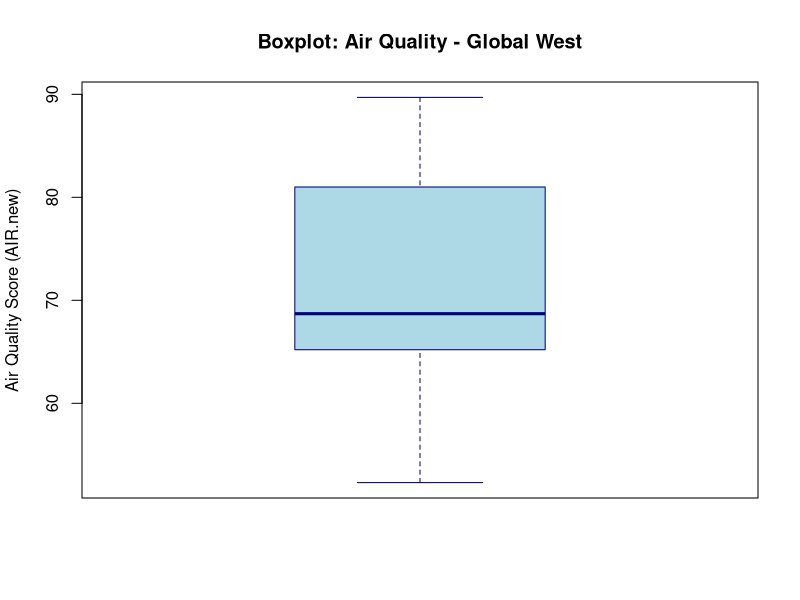
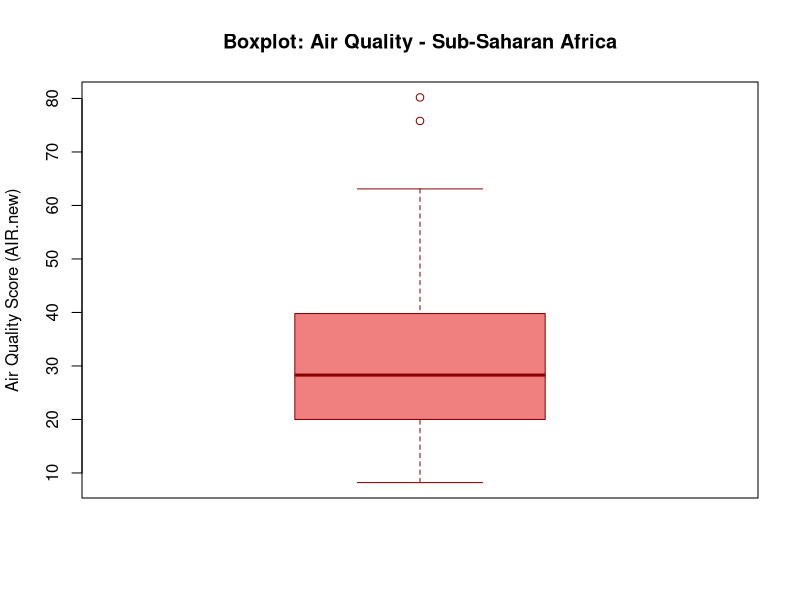
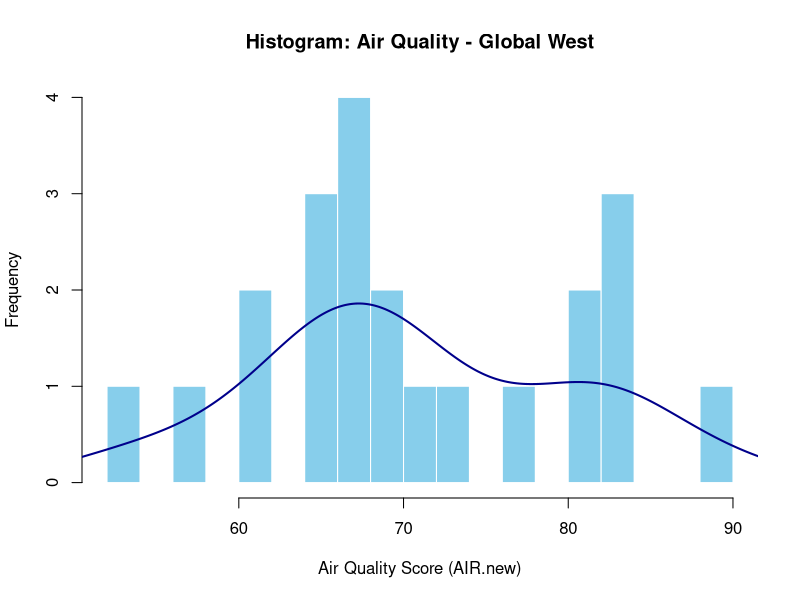
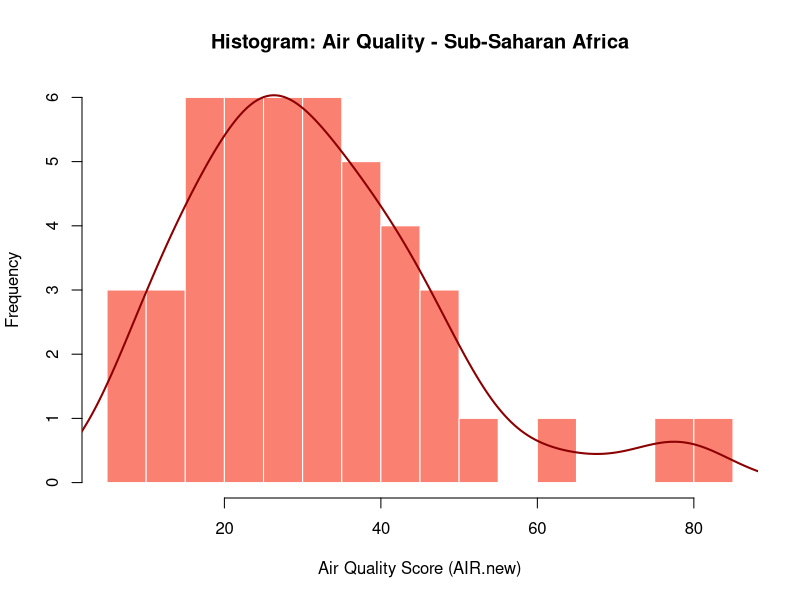
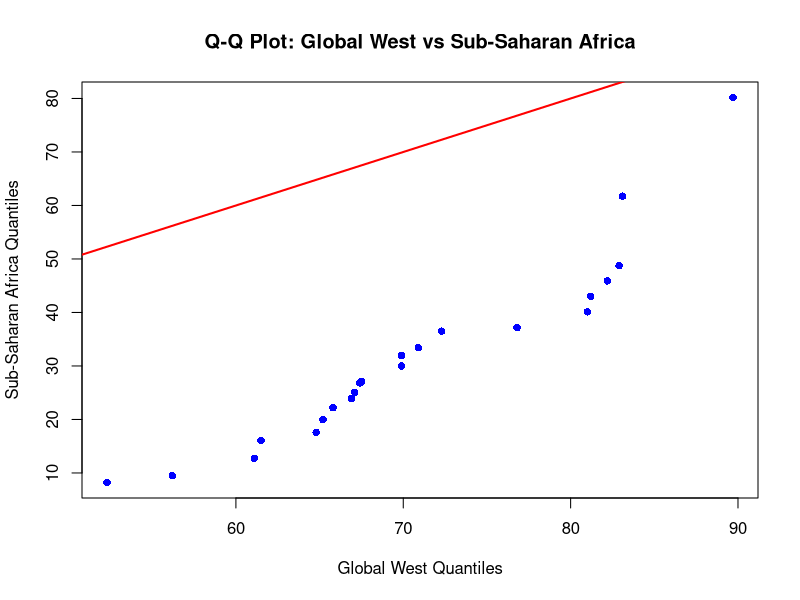
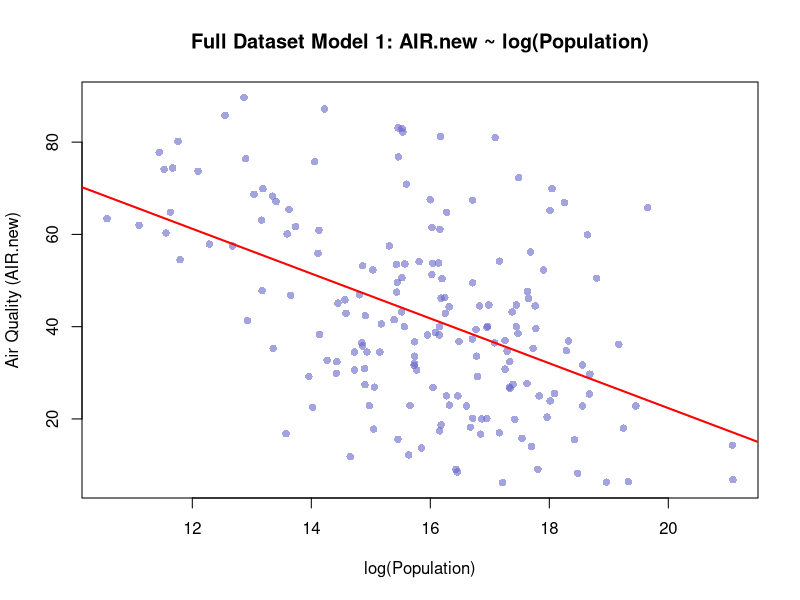
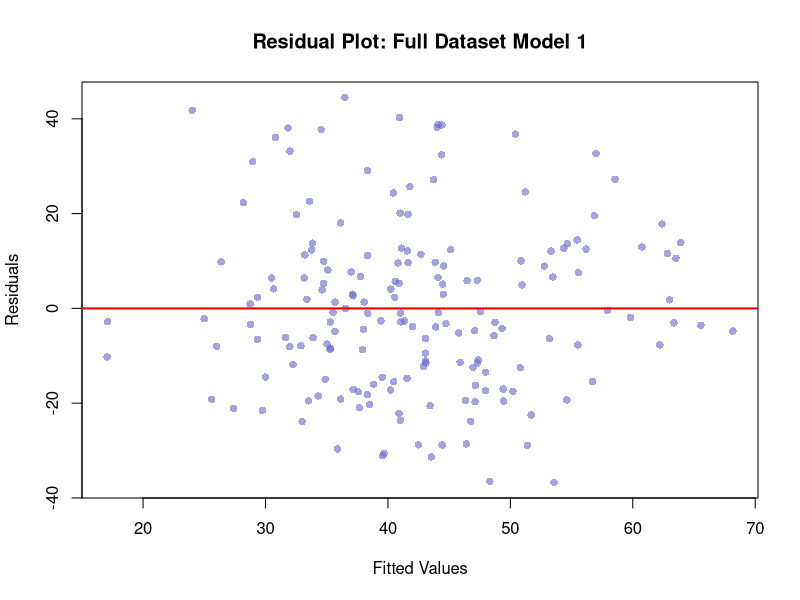
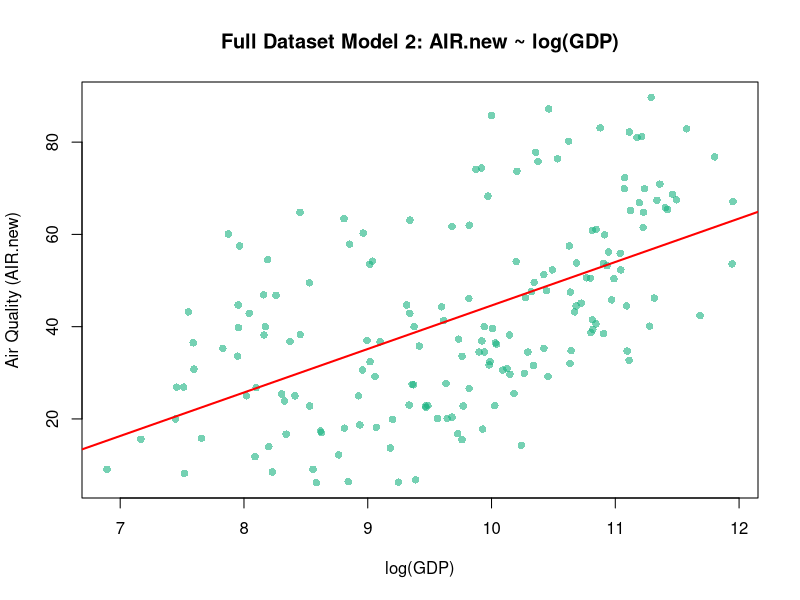

Recreate these plots in R, in order.
# EPI 2024 Statistical Analysis - Complete Script

# Load required libraries
library(class)

# Load the data
epi_data <- read.csv("epi_results_2024_pop_gdp_v2.csv", stringsAsFactors = FALSE)

# ============================================================================
# 1. VARIABLE DISTRIBUTIONS
# ============================================================================

# 1.1 Create two regional subsets
region1 <- epi_data[epi_data$region == "Global West", ]
region2 <- epi_data[epi_data$region == "Sub-Saharan Africa", ]

# Choose variable: AIR.new
r1_values <- region1$AIR.new[!is.na(region1$AIR.new)]
r2_values <- region2$AIR.new[!is.na(region2$AIR.new)]

# Boxplot - Region 1 (Global West)
boxplot(r1_values, 
        main = "Boxplot: Air Quality - Global West",
        ylab = "Air Quality Score (AIR.new)",
        col = "lightblue",
        border = "navy")

# Boxplot - Region 2 (Sub-Saharan Africa)
boxplot(r2_values, 
        main = "Boxplot: Air Quality - Sub-Saharan Africa",
        ylab = "Air Quality Score (AIR.new)",
        col = "lightcoral",
        border = "darkred")

# Histogram with density overlay - Region 1
hist(r1_values, 
     breaks = 15,
     main = "Histogram: Air Quality - Global West",
     xlab = "Air Quality Score (AIR.new)",
     ylab = "Frequency",
     col = "skyblue",
     border = "white",
     prob = FALSE)
d1 <- density(r1_values)
d1$y <- d1$y * length(r1_values) * diff(hist(r1_values, plot = FALSE, breaks = 15)$breaks[1:2])
lines(d1, col = "darkblue", lwd = 2)

# Histogram with density overlay - Region 2
hist(r2_values, 
     breaks = 15,
     main = "Histogram: Air Quality - Sub-Saharan Africa",
     xlab = "Air Quality Score (AIR.new)",
     ylab = "Frequency",
     col = "salmon",
     border = "white",
     prob = FALSE)
d2 <- density(r2_values)
d2$y <- d2$y * length(r2_values) * diff(hist(r2_values, plot = FALSE, breaks = 15)$breaks[1:2])
lines(d2, col = "darkred", lwd = 2)

# 1.2 Q-Q Plot between two regions
qqplot(r1_values, r2_values,
       main = "Q-Q Plot: Global West vs Sub-Saharan Africa",
       xlab = "Global West Quantiles",
       ylab = "Sub-Saharan Africa Quantiles",
       col = "blue",
       pch = 16)
abline(0, 1, col = "red", lwd = 2)

# ============================================================================
# 2. LINEAR MODELS
# ============================================================================

# 2.1 Full Dataset - Choose AIR.new as response variable

# Prepare full dataset
model_data_full <- epi_data[!is.na(epi_data$AIR.new) & 
                              !is.na(epi_data$population) & 
                              !is.na(epi_data$gdp) & 
                              epi_data$population > 0 & 
                              epi_data$gdp > 0, ]
model_data_full$log_population <- log(model_data_full$population)
model_data_full$log_gdp <- log(model_data_full$gdp)

# FULL DATASET - Model 1: AIR.new ~ log(Population)
model1_full <- lm(AIR.new ~ log_population, data = model_data_full)
summary(model1_full)

# Plot predictor vs response
plot(model_data_full$log_population, model_data_full$AIR.new,
     main = "Full Dataset Model 1: AIR.new ~ log(Population)",
     xlab = "log(Population)",
     ylab = "Air Quality (AIR.new)",
     pch = 16,
     col = rgb(0.4, 0.4, 0.8, 0.6))
abline(model1_full, col = "red", lwd = 2)

# Plot residuals
plot(fitted(model1_full), residuals(model1_full),
     main = "Residual Plot: Full Dataset Model 1",
     xlab = "Fitted Values",
     ylab = "Residuals",
     pch = 16,
     col = rgb(0.4, 0.4, 0.8, 0.6))
abline(h = 0, col = "red", lwd = 2)

# FULL DATASET - Model 2: AIR.new ~ log(GDP)
model2_full <- lm(AIR.new ~ log_gdp, data = model_data_full)
summary(model2_full)

# Plot predictor vs response
plot(model_data_full$log_gdp, model_data_full$AIR.new,
     main = "Full Dataset Model 2: AIR.new ~ log(GDP)",
     xlab = "log(GDP)",
     ylab = "Air Quality (AIR.new)",
     pch = 16,
     col = rgb(0.1, 0.7, 0.5, 0.6))
abline(model2_full, col = "red", lwd = 2)

# Plot residuals
plot(fitted(model2_full), residuals(model2_full),
     main = "Residual Plot: Full Dataset Model 2",
     xlab = "Fitted Values",
     ylab = "Residuals",
     pch = 16,
     col = rgb(0.1, 0.7, 0.5, 0.6))
abline(h = 0, col = "red", lwd = 2)

# 2.2 Regional Subset (Global West) - Repeat both models

# Prepare regional subset data
model_data_region <- epi_data[epi_data$region == "Global West" &
                                !is.na(epi_data$AIR.new) & 
                                !is.na(epi_data$population) & 
                                !is.na(epi_data$gdp) & 
                                epi_data$population > 0 & 
                                epi_data$gdp > 0, ]
model_data_region$log_population <- log(model_data_region$population)
model_data_region$log_gdp <- log(model_data_region$gdp)

# REGIONAL SUBSET - Model 1: AIR.new ~ log(Population)
model1_region <- lm(AIR.new ~ log_population, data = model_data_region)
summary(model1_region)

# Plot predictor vs response
plot(model_data_region$log_population, model_data_region$AIR.new,
     main = "Regional Model 1: AIR.new ~ log(Population)",
     xlab = "log(Population)",
     ylab = "Air Quality (AIR.new)",
     pch = 16,
     col = rgb(0.5, 0.3, 0.8, 0.6))
abline(model1_region, col = "red", lwd = 2)

# Plot residuals
plot(fitted(model1_region), residuals(model1_region),
     main = "Residual Plot: Regional Model 1",
     xlab = "Fitted Values",
     ylab = "Residuals",
     pch = 16,
     col = rgb(0.5, 0.3, 0.8, 0.6))
abline(h = 0, col = "red", lwd = 2)

# REGIONAL SUBSET - Model 2: AIR.new ~ log(GDP)
model2_region <- lm(AIR.new ~ log_gdp, data = model_data_region)
summary(model2_region)

# Plot predictor vs response
plot(model_data_region$log_gdp, model_data_region$AIR.new,
     main = "Regional Model 2: AIR.new ~ log(GDP)",
     xlab = "log(GDP)",
     ylab = "Air Quality (AIR.new)",
     pch = 16,
     col = rgb(0.9, 0.6, 0.1, 0.6))
abline(model2_region, col = "red", lwd = 2)

# Plot residuals
plot(fitted(model2_region), residuals(model2_region),
     main = "Residual Plot: Regional Model 2",
     xlab = "Fitted Values",
     ylab = "Residuals",
     pch = 16,
     col = rgb(0.9, 0.6, 0.1, 0.6))
abline(h = 0, col = "red", lwd = 2)

# ============================================================================
# 3. kNN CLASSIFICATION
# ============================================================================

# 3.1 kNN Model 1: Use EPI.new, AIR.new, HLT.new as inputs

knn_data1 <- epi_data[, c("region", "EPI.new", "AIR.new", "HLT.new")]
knn_data1 <- knn_data1[complete.cases(knn_data1), ]

knn_features1 <- knn_data1[, c("EPI.new", "AIR.new", "HLT.new")]
knn_labels1 <- knn_data1$region

# Normalize features
normalize <- function(x) {
  return((x - min(x)) / (max(x) - min(x)))
}
knn_features1_norm <- as.data.frame(lapply(knn_features1, normalize))

# Perform leave-one-out cross-validation with k=5
k_value <- 5
predictions1 <- character(nrow(knn_features1_norm))

for (i in 1:nrow(knn_features1_norm)) {
  train_data <- knn_features1_norm[-i, ]
  test_data <- knn_features1_norm[i, ]
  train_labels <- knn_labels1[-i]
  
  pred <- knn(train = train_data, 
              test = test_data, 
              cl = train_labels, 
              k = k_value)
  predictions1[i] <- as.character(pred)
}

# Calculate accuracy
accuracy1 <- sum(predictions1 == knn_labels1) / length(knn_labels1)

# Confusion matrix
confusion_matrix1 <- table(Actual = knn_labels1, Predicted = predictions1)
print(confusion_matrix1)
print(paste("Accuracy:", round(accuracy1 * 100, 2), "%"))

# 3.2 kNN Model 2: Use BDH.new, H2O.new, PCC.new as inputs

knn_data2 <- epi_data[, c("region", "BDH.new", "H2O.new", "PCC.new")]
knn_data2 <- knn_data2[complete.cases(knn_data2), ]

knn_features2 <- knn_data2[, c("BDH.new", "H2O.new", "PCC.new")]
knn_labels2 <- knn_data2$region

knn_features2_norm <- as.data.frame(lapply(knn_features2, normalize))

# Perform leave-one-out cross-validation with k=5
predictions2 <- character(nrow(knn_features2_norm))

for (i in 1:nrow(knn_features2_norm)) {
  train_data <- knn_features2_norm[-i, ]
  test_data <- knn_features2_norm[i, ]
  train_labels <- knn_labels2[-i]
  
  pred <- knn(train = train_data, 
              test = test_data, 
              cl = train_labels, 
              k = k_value)
  predictions2[i] <- as.character(pred)
}

# Calculate accuracy
accuracy2 <- sum(predictions2 == knn_labels2) / length(knn_labels2)

# Confusion matrix
confusion_matrix2 <- table(Actual = knn_labels2, Predicted = predictions2)
print(confusion_matrix2)
print(paste("Accuracy:", round(accuracy2 * 100, 2), "%"))


